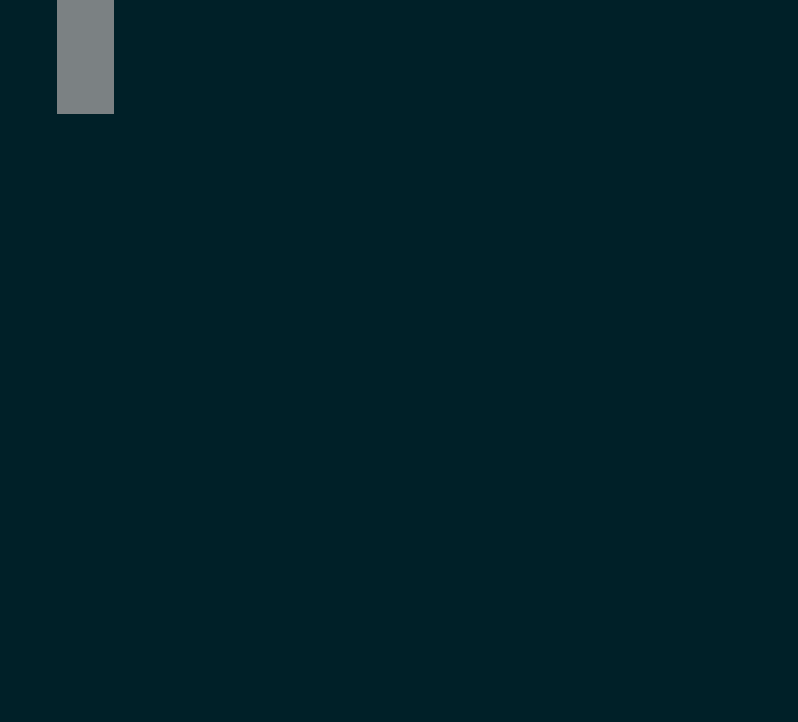

This is a level from a 2D game, rendered from its Tiled map with the project's own tilesets. A one-line summary and the map file follow, with tile-layer data summarised:
An orthogonal 14x38 tile map with 57x19 px tiles, 2 tile layers (Bricks, Powerups), 3 tilesets and 4 objects (D, A, C, B).

<map version="1.0" orientation="orthogonal" renderorder="left-up" width="14" height="38" tilewidth="57" tileheight="19" backgroundcolor="#002028" nextobjectid="15">
 <properties>
  <property name="FinalBallSpeedPercentageIncrease" type="int" value="25" />
 </properties>
 <tileset firstgid="1" name="Bricks" tilewidth="114" tileheight="38" tilecount="18" columns="0">
  <tile id="0">
   <properties>
    <property name="HitsToDestroy" type="int" value="1" />
   </properties>
   <image width="114" height="38" source="../../../../../SourceImages/Game/Brick-A1.png" />
  </tile>
  <tile id="1">
   <properties>
    <property name="HitsToDestroy" type="int" value="2" />
   </properties>
   <image width="114" height="38" source="../../../../../SourceImages/Game/Brick-A2.png" />
  </tile>
  <tile id="2">
   <properties>
    <property name="HitsToDestroy" type="int" value="1" />
   </properties>
   <image width="114" height="38" source="../../../../../SourceImages/Game/Brick-B1.png" />
  </tile>
  <tile id="3">
   <properties>
    <property name="HitsToDestroy" type="int" value="2" />
   </properties>
   <image width="114" height="38" source="../../../../../SourceImages/Game/Brick-B2.png" />
  </tile>
  <tile id="4">
   <properties>
    <property name="HitsToDestroy" type="int" value="1" />
   </properties>
   <image width="114" height="38" source="../../../../../SourceImages/Game/Brick-C1.png" />
  </tile>
  <tile id="5">
   <properties>
    <property name="HitsToDestroy" type="int" value="2" />
   </properties>
   <image width="114" height="38" source="../../../../../SourceImages/Game/Brick-C2.png" />
  </tile>
  <tile id="6">
   <properties>
    <property name="HitsToDestroy" type="int" value="1" />
   </properties>
   <image width="114" height="38" source="../../../../../SourceImages/Game/Brick-D1.png" />
  </tile>
  <tile id="7">
   <properties>
    <property name="HitsToDestroy" type="int" value="2" />
   </properties>
   <image width="114" height="38" source="../../../../../SourceImages/Game/Brick-D2.png" />
  </tile>
  <tile id="8">
   <properties>
    <property name="HitsToDestroy" type="int" value="-1" />
   </properties>
   <image width="114" height="38" source="../../../../../SourceImages/Game/Brick-E1.png" />
  </tile>
  <tile id="9">
   <properties>
    <property name="HitsToDestroy" type="int" value="1" />
   </properties>
   <image width="57" height="19" source="../../../../../SourceImages/Game/SmallBrick-A1.png" />
  </tile>
  <tile id="10">
   <properties>
    <property name="HitsToDestroy" type="int" value="2" />
   </properties>
   <image width="57" height="19" source="../../../../../SourceImages/Game/SmallBrick-A2.png" />
  </tile>
  <tile id="11">
   <properties>
    <property name="HitsToDestroy" type="int" value="1" />
   </properties>
   <image width="57" height="19" source="../../../../../SourceImages/Game/SmallBrick-B1.png" />
  </tile>
  <tile id="12">
   <properties>
    <property name="HitsToDestroy" type="int" value="2" />
   </properties>
   <image width="57" height="19" source="../../../../../SourceImages/Game/SmallBrick-B2.png" />
  </tile>
  <tile id="14">
   <properties>
    <property name="HitsToDestroy" type="int" value="1" />
   </properties>
   <image width="57" height="19" source="../../../../../SourceImages/Game/SmallBrick-C1.png" />
  </tile>
  <tile id="15">
   <properties>
    <property name="HitsToDestroy" type="int" value="2" />
   </properties>
   <image width="57" height="19" source="../../../../../SourceImages/Game/SmallBrick-C2.png" />
  </tile>
  <tile id="16">
   <properties>
    <property name="HitsToDestroy" type="int" value="1" />
   </properties>
   <image width="57" height="19" source="../../../../../SourceImages/Game/SmallBrick-D1.png" />
  </tile>
  <tile id="17">
   <properties>
    <property name="HitsToDestroy" type="int" value="2" />
   </properties>
   <image width="57" height="19" source="../../../../../SourceImages/Game/SmallBrick-D2.png" />
  </tile>
  <tile id="18">
   <properties>
    <property name="HitsToDestroy" type="int" value="-1" />
   </properties>
   <image width="57" height="19" source="../../../../../SourceImages/Game/SmallBrick-E1.png" />
  </tile>
 </tileset>
 <tileset firstgid="20" name="Powerups" tilewidth="57" tileheight="40" tilecount="3" columns="0">
  <tile id="0">
   <properties>
    <property name="PowerupType" type="int" value="3" />
   </properties>
   <image width="57" height="40" source="../../../../../SourceImages/Game/PowerupFireball.png" />
  </tile>
  <tile id="1">
   <properties>
    <property name="PowerupType" type="int" value="1" />
   </properties>
   <image width="57" height="38" source="../../../../../SourceImages/Game/PowerupLargerPaddle.png" />
  </tile>
  <tile id="2">
   <properties>
    <property name="PowerupType" type="int" value="2" />
   </properties>
   <image width="57" height="38" source="../../../../../SourceImages/Game/PowerupMultiBall.png" />
  </tile>
 </tileset>
 <tileset firstgid="23" name="Wormholes" tilewidth="57" tileheight="57" tilecount="2" columns="0">
  <tile id="2">
   <image width="57" height="57" source="../../../../../SourceImages/Game/WormholeIn.png" />
  </tile>
  <tile id="3">
   <image width="57" height="57" source="../../../../../SourceImages/Game/WormholeOut.png" />
  </tile>
 </tileset>
 <layer name="Bricks" width="14" height="38">
  <data>[532 cells, 6 non-empty, 1 distinct tile ids]</data>
 </layer>
 <layer name="Powerups" width="14" height="38">
  <data>[532 cells, 0 non-empty, 0 distinct tile ids]</data>
 </layer>
 <objectgroup name="Wormholes">
  <object id="10" name="D" gid="26" x="731" y="447" width="57" height="55">
   <properties>
    <property name="WormholeType" type="int" value="1" />
   </properties>
  </object>
  <object id="11" name="A" gid="25" x="0" y="65" width="57" height="57">
   <properties>
    <property name="ExitName" value="B" />
    <property name="WormholeType" type="int" value="0" />
   </properties>
  </object>
  <object id="12" name="C" gid="25" x="609" y="592" width="57" height="57">
   <properties>
    <property name="ExitName" value="D" />
    <property name="WormholeType" type="int" value="0" />
   </properties>
  </object>
  <object id="13" name="B" gid="26" x="731" y="65" width="57" height="55">
   <properties>
    <property name="WormholeType" type="int" value="1" />
   </properties>
  </object>
 </objectgroup>
</map>
